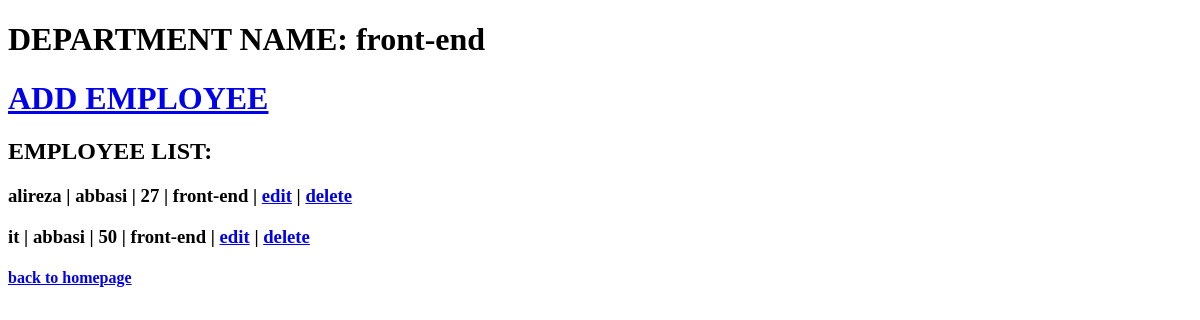
The page /departmentdetail/1 on the database as committed earlier.
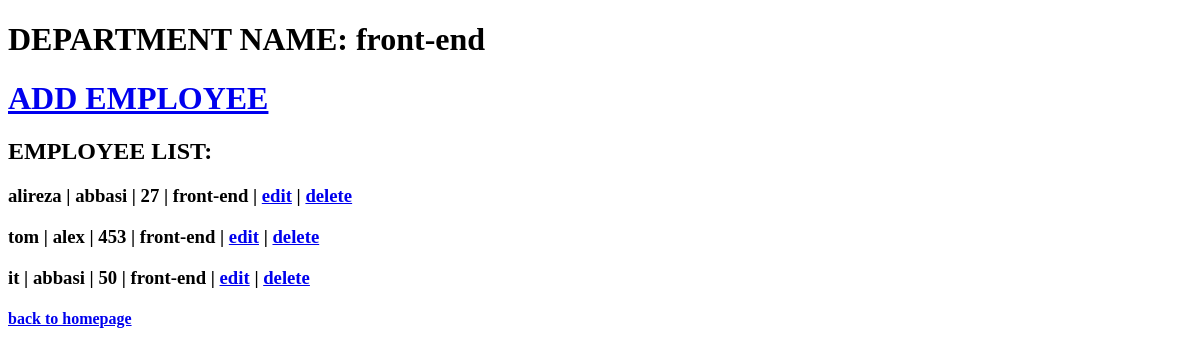
The same page on the database as committed later.
### department/models.py (models this page shows, shortened)
class Department(models.Model):
    name = models.CharField(max_length = 100)
    def __str__(self):
        return self.name

class Employee(models.Model):
    position = models.ForeignKey(Department, on_delete = models.CASCADE, blank = True, null = True)
    name = models.CharField(max_length = 100)
    lastname = models.CharField(max_length = 100)
    age = models.CharField(max_length = 100)
    class Meta:
        ordering = ['age']

### department/views.py (the view)
# urls.py: path('departmentdetail/<int:id>', views.DepartmentDetail, name='department-detail'),
def DepartmentDetail(request, id):
    departmentdetail = Department.objects.get(id=id)
    position = departmentdetail.id
    employee = Employee.objects.filter(position = position)
    return render(request, 'department/departmentdetail.html',
     {'departmentdetail': departmentdetail, 'employee': employee})

### department/templates/department/departmentdetail.html (shortened to what this page needs)
<!DOCTYPE html>
<html lang="en">
<head>
</head>
<body>
    <h1>DEPARTMENT NAME: {{ departmentdetail.name }}</h1>
    <h1><a href="{% url 'add-employee-form' departmentdetail.id %}">ADD EMPLOYEE</a></h1>
    <h2>EMPLOYEE LIST:</h2>
    {% for emp in employee %}
    <h3>{{emp.name}} | {{emp.lastname}} | {{emp.age}} | {{emp.position}} |
        <a href="{% url 'editcase2' emp.id %}">edit</a>
        | <a href="{% url 'deletecase2' emp.id %}">delete</a></h3>
    {% endfor %}
    <h4><a href="{% url 'department-list' %}">back to homepage</a></h4>
</body>
</html>

Rows that differ between the two databases and show on the page:
added Employee: name "tom", lastname "alex", age "453", position "front-end"
